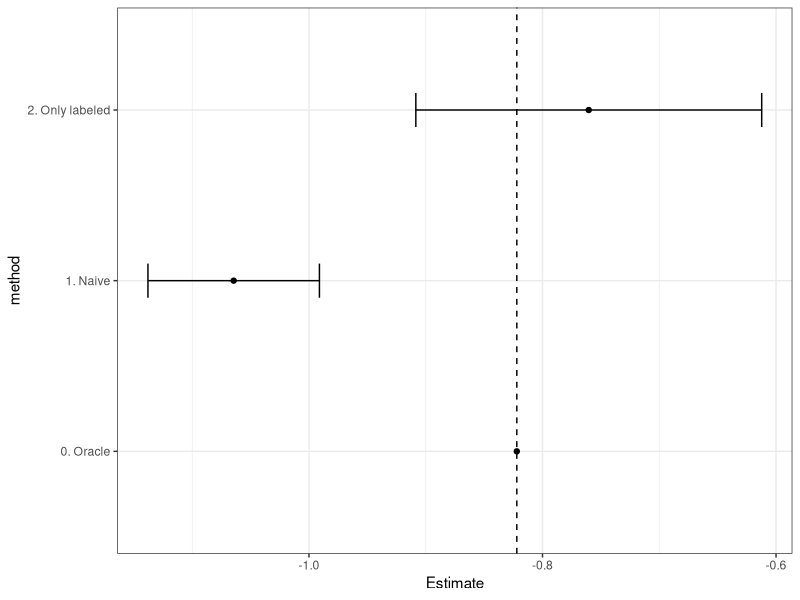

Generate this figure with R:


# ==== Libraries ====
library(tidyverse)

# ==== Load data ====
stockholm = read_csv("Stockholm1920.csv")

# ==== Naive estimate ====
est1 = lm(log_labor_income ~ female_pred, data = stockholm)
summary(est1)
est1_w_se = summary(est1)$coefficients[2,1:2]

# ==== Gold standard ====
est2 = lm(log_labor_income ~ female, data = stockholm)
summary(est2)
est2_w_se = summary(est2)$coefficients[2,1:2]

# ==== Oracle ====
# The true gender wage gap parameter (if we had access to it)
est0 = -0.822
se = NA
est0_w_se = c(est0, se)

# ==== Showing results ====

# We gather all results in a data frame
all_estimates = rbind(
  est0_w_se,
  est1_w_se,
  est2_w_se
) %>%
  data.frame() %>% 
  mutate(
    method = c("0. Oracle", "1. Naive", "2. Only labeled"),
  )

# We estimate CI with +/- 1.96 * SE
all_estimates = all_estimates %>% 
  mutate(
    lower = Estimate - 1.96 * Std..Error,
    upper = Estimate + 1.96 * Std..Error
  )

# We plot the results
p1 = all_estimates %>% 
  ggplot(aes(x = Estimate, y = method)) +
  geom_point() +
  geom_errorbarh(aes(xmin = lower, xmax = upper), height = 0.2) +
  geom_vline(xintercept = est0, linetype = "dashed") + 
  theme_bw()

print(p1)
